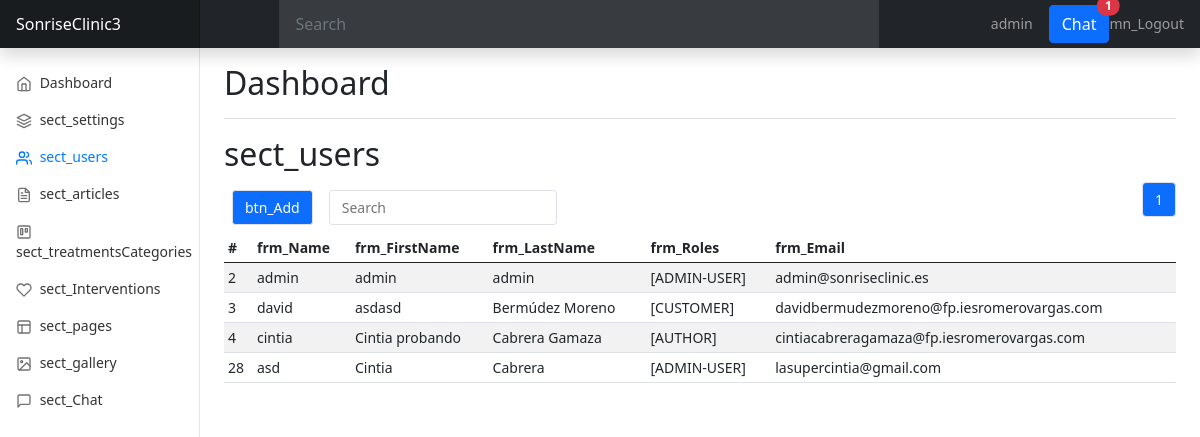
Before: /admin.php?section=users (signed in) with the older database file.
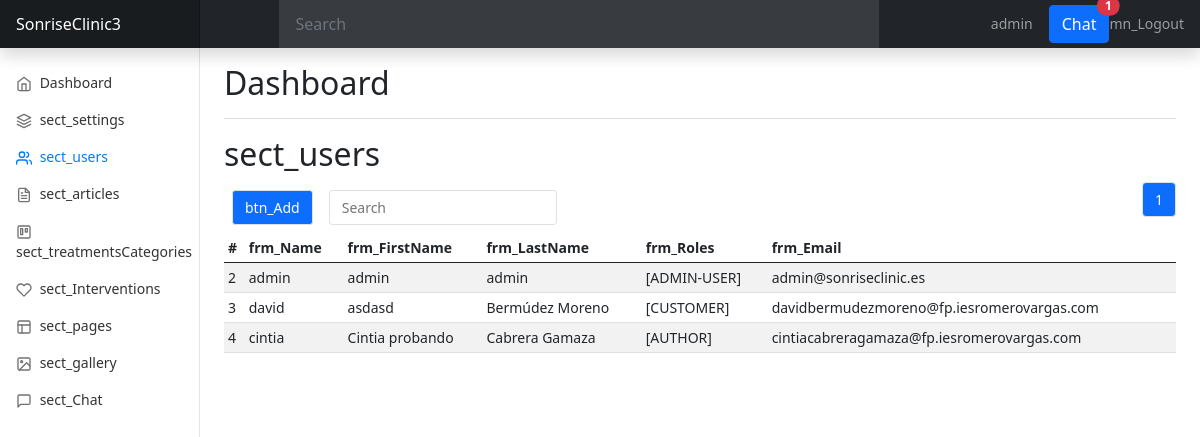
After: the same page with the newer database file.
### tables this page shows
CREATE TABLE `settings` (
  `id` int(9) NOT NULL,
  `type` varchar(10) NOT NULL,
  `label` varchar(25) NOT NULL,
  `value` varchar(255) NOT NULL
);

CREATE TABLE `users` (
  `id` int(11) NOT NULL,
  `name` varchar(100) NOT NULL,
  `confirmKey` varchar(15) NOT NULL,
  `pass` varchar(50) DEFAULT NULL,
  `last_login` datetime DEFAULT NULL,
  `roles` varchar(100) DEFAULT '[USER]',
  `auth_key` varchar(100) DEFAULT NULL,
  `lang` varchar(2) NOT NULL DEFAULT 'es',
  `firstname` varchar(100) DEFAULT NULL,
  `lastname` varchar(100) DEFAULT NULL,
  `email` varchar(100) DEFAULT NULL,
  `enabled` tinyint(1) NOT NULL DEFAULT 1
);

### includes/sessions.php (called while the page is built, shortened)
<?php
if (isset($_SESSION['lang'])) {
    $lang = $_SESSION['lang'];
} else {
    $lang = null;
}

### includes/class.data.php (called while the page is built, shortened)
<?php
class DataBase
{
    var $connection;
    public function __construct()
    {
        if (DB_PASS == NULL)
            $this->connection = mysqli_connect(DB_SERVER, DB_USER, DB_NAME);
        else
            $this->connection = mysqli_connect(DB_SERVER, DB_USER, DB_PASS, DB_NAME);
        return true;
    }
    public function send($sql, $type = 'ARRAY')
    {
        $result = mysqli_query($this->connection, $sql) or die(mysqli_error($this->connection));
        $return = array();
        if ($type == 'ARRAY')
            while (($return[] = mysqli_fetch_array($result))) {
            }
        else {
            while (($return[] = mysqli_fetch_assoc($result))) {
            }
        }
        if (count($return) > 1)
            unset($return[count($return) - 1]);
        else
            $return = FALSE;
        return $return;
    }
    public function select($table, $where, $type = 'ARRAY')
    {
        $sql = "SELECT * FROM " . $table . " WHERE " . $where;
        $result = mysqli_query($this->connection, $sql);
        $return = array();
        if ($type == 'ARRAY')
            while (($return[] = mysqli_fetch_array($result))) {
            }
        else
            while (($return[] = mysqli_fetch_assoc($result))) {
            }
        if (count($return) > 1)
            unset($return[count($return) - 1]);
        else
            $return = FALSE;
        return $return;
    }
}

### includes/functions.php (called while the page is built, shortened)
<?php
function __($str, $lang = null)
{
	return $str;
}

### admin/users.php (the view, shortened to what this page needs)
<h2><?= __('sect_users', $lang) ?></h2>
<div class="table-responsive">
  <?php
  $table = "users";
  include "admin/pagination.php";
  ?>
  <table class="table table-striped table-sm table-hover">
    <thead>
      <tr>
        <th>#</th>
        <th><?= __('frm_Name', $lang) ?></th>
        <th><?= __('frm_FirstName', $lang) ?></th>
        <th><?= __('frm_LastName', $lang) ?></th>
        <th><?= __('frm_Roles', $lang) ?></th>
        <th><?= __('frm_Email', $lang) ?></th>
      </tr>
    </thead>
    <tbody>
      <?php if (!empty($records)) :
        foreach ($records as $record) :
          if (isset($_GET['edit']) && $record['id'] == $_GET['edit']) :
            $class = " fw-bold";
          else :
            $class = "";
          endif;
      ?>
          <tr class="tbl-h<?= $class ?>" onclick="window.location='admin.php?section=users&page=<?= ($page) ?>&edit=<?= $record['id'] ?>';">
            <td><?= $record["id"] ?></td>
            <td><?= $record["name"] ?></td>
            <td><?= $record["firstname"] ?></td>
            <td><?= $record["lastname"] ?></td>
            <td><?= $record["roles"] ?></td>
            <td><?= $record["email"] ?></td>
          </tr>
      <?php
        endforeach;
      endif; ?>
    </tbody>
  </table>
</div>

### admin.php (shortened to what this page needs)
<?php
include("includes/functions.php");
include("includes/sessions.php");
if (isset($_GET["section"])) :
  $adm_pag = $_GET["section"];
else :
  $adm_pag = "dashboard";
endif;
$db = new DataBase(DB_SERVER, DB_USER, DB_PASS, DB_NAME, 1);
$param = $db->send("SELECT * FROM settings;");
?>
<!DOCTYPE html>
<html lang="<?= $lang ?>">
<?php require "admin/head.php"; ?>
<body>
  <header class="navbar navbar-dark sticky-top bg-dark flex-md-nowrap p-0 shadow">
    <a class="navbar-brand col-md-3 col-lg-2 me-0 px-3" href="index.php"><?= $param[0]["value"] ?></a>
    <input class="form-control form-control-dark w-50" type="text" placeholder="Search" aria-label="Search">
    <ul class="navbar-nav px-3" style="flex-direction: row;">
      <li class="nav-item text-nowrap">
        <a class="nav-link mx-3" href="#"><?= $_SESSION['name'] ?></a>
      </li>
      <?php
      $pendientes = $db->send("SELECT Count(DISTINCT session_id) as m FROM chat WHERE date_read IS NULL");
      if ($pendientes) : ?>
        <li class="nav-item btn btn-primary position-relative" onclick="">
          Chat <span class="position-absolute top-0 start-100 translate-middle badge rounded-pill bg-danger"><?= $pendientes[0]['m'] ?></span>
        </li>
      <?php endif; ?>
      <li class="nav-item text-nowrap">
        <a class="nav-link" href="logout.php"><?= __('mn_Logout', $lang) ?></a>
      </li>
    </ul>
  </header>
  <div class="container-fluid">
    <div class="row">
      <nav id="sidebarMenu" class="col-md-3 col-lg-2 d-md-block  sidebar collapse">
        <div class="position-sticky pt-3">
          <ul class="nav flex-column">
            <li class="nav-item">
              <a class="nav-link<?= $adm_pag == 'dashboard' ? ' active' : '' ?>" aria-current="page" href="admin.php">
                <span data-feather="home"></span>
                Dashboard
              </a>
            </li>
            <li class="nav-item">
              <a class="nav-link<?= $adm_pag == 'settings' ? ' active' : '' ?>" href="admin.php?section=settings">
                <span data-feather="layers"></span>
                <?= __('sect_settings', $lang) ?>
              </a>
            </li>
            <li class="nav-item">
              <a class="nav-link<?= $adm_pag == 'users' ? ' active' : '' ?>" href="admin.php?section=users">
                <span data-feather="users"></span>
                <?= __('sect_users', $lang) ?>
              </a>
            </li>
            <li class="nav-item">
              <a class="nav-link<?= $adm_pag == 'articles' ? ' active' : '' ?>" href="admin.php?section=articles">
                <span data-feather="file-text"></span>
                <?= __('sect_articles', $lang) ?>
              </a>
            </li>
            <li class="nav-item">
              <a class="nav-link<?= $adm_pag == 'treatmentsCategories' ? ' active' : '' ?>" href="admin.php?section=treatmentsCategories">
                <span data-feather="trello"></span>
                <?= __('sect_treatmentsCategories', $lang) ?>
              </a>
            </li>
            <li class="nav-item">
              <a class="nav-link<?= $adm_pag == 'treatmentsInterventions' ? ' active' : '' ?>" href="admin.php?section=treatmentsInterventions">
                <span data-feather="heart"></span>
                <?= __('sect_Interventions', $lang) ?>
              </a>
            </li>
            <li class="nav-item">
              <a class="nav-link" href="admin.php?section=pages">
                <span data-feather="layout"></span>
                <?= __('sect_pages', $lang) ?>
              </a>
            </li>
            <li class="nav-item">
              <a class="nav-link<?= $adm_pag == 'images' ? ' active' : '' ?>" href="admin.php?section=images">
                <span data-feather="image"></span>
                <?= __('sect_gallery', $lang) ?>
              </a>
            </li>
            <li class="nav-item">
              <a class="nav-link<?= $adm_pag == 'chat' ? ' active' : '' ?>" href="admin.php?section=chat">
                <span data-feather="message-square"></span>
                <?= __('sect_Chat', $lang) ?>
              </a>
            </li>
          </ul>
        </div>
      </nav>
      <main class="col-md-9 ms-sm-auto col-lg-10 px-md-4" style="margin-left:219px">
        <div class="d-flex justify-content-between flex-wrap flex-md-nowrap align-items-center pt-3 pb-2 mb-3 border-bottom">
          <h1 class="h2">Dashboard</h1>
        </div>
        <?php
        switch ($adm_pag):
          case ("users"):
            include "admin/users.php";
            break;
        endswitch;
        ?>
      </main>
    </div>
  </div>
</body>
</html>

### admin/head.php (shortened to what this page needs)
<head>
  <link rel="stylesheet" href="css/styles.css">
  <link href="https://cdn.jsdelivr.net/npm/bootstrap@5.0.0-beta1/dist/css/bootstrap.min.css" rel="stylesheet">
  <link rel="stylesheet" href="css/dashboard.css">
</head>

### admin/pagination.php (shortened to what this page needs)
<?php
$maxRow = 5;
$row = $db->send("SELECT Count(*) as total FROM $table;");
$page = false;
if (!$page) {
  $start = 0;
  $page = 1;
} else {
  $start = ($page - 1) * $maxRow;
}
$numResult = $row[0]['total'];
$total_pages = ceil($numResult / $maxRow);
$records = $db->select($table, "1 = 1 ORDER BY id ASC LIMIT " . $start . ", " . $maxRow);
?>
<div class="d-flex bd-highlight">
  <div class="p-2 w-100 row row-cols-lg-auto g-3 align-items-center">
    <?php if ($adm_pag != "chat") : ?>
      <div class="col-12">
        <button type="button" class="page-link btn-sm bg-primary text-white" onclick="window.location='admin.php?section=<?= $adm_pag ?>&page=<?= ($page) ?>&AddNew';"><?= __('btn_Add', $lang) ?></button>
      </div>
    <?php endif; ?>
    <div class="col-12">
      <input type="text" class="page-link btn-sm" placeholder="Search" aria-label="Search" aria-describedby="basic-addon1" id="search" name="search" onKeyUp="search();">
    </div>
  </div>
  <nav aria-label="navigation flex-shrink-1">
    <ul class="pagination justify-content-end">
      <?php if ($total_pages >= 1) {
        if ($page != 1) { ?>
          <?php }
        for ($i = 1; $i <= $total_pages; $i++) {
          if ($page == $i) { ?>
            <li class="page-item"><span class="page-link bg-primary text-white" href="#"><?= $i ?></span></li>
          <?php } else { ?>
            <li class="page-item"><a class="page-link" href="admin.php?section=<?= $adm_pag ?>&page=<?= $i ?>"><?= $i ?></a></li>
          <?php }
        }
        if ($page != $total_pages) { ?>
      <?php }
      } ?>
    </ul>
  </nav>
</div>

### css/styles.css (style rules this page uses)
.bg-primary { background-color: #00A797 !important; }

### css/dashboard.css (style rules this page uses)
body { font-size: .875rem; }
.feather { width: 16px; height: 16px; vertical-align: text-bottom; }
.sidebar { position: fixed; top: 0; bottom: 0; left: 0; z-index: 100; padding: 48px 0 0; box-shadow: inset -1px 0 0 rgba(0, 0, 0, .1); }
.sidebar .nav-link { font-weight: 500; color: #333; }
.sidebar .nav-link .feather { margin-right: 4px; color: #727272; }
.sidebar .nav-link.active { color: #007bff; }
.sidebar .nav-link:hover .feather, .sidebar .nav-link.active .feather { color: inherit; }
.navbar-brand { padding-top: .75rem; padding-bottom: .75rem; font-size: 1rem; background-color: rgba(0, 0, 0, .25); box-shadow: inset -1px 0 0 rgba(0, 0, 0, .25); }
.navbar .form-control { padding: .75rem 1rem; border-width: 0; border-radius: 0; }
.form-control-dark { color: #fff; background-color: rgba(255, 255, 255, .1); border-color: rgba(255, 255, 255, .1); }

Changed rows visible on the page:
removed users: id "28", name "asd", firstname "Cintia", lastname "Cabrera", roles "[ADMIN-USER]", email "lasupercintia@gmail.com"
